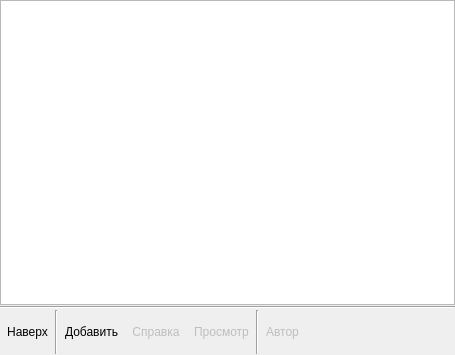
<?xml version="1.0" encoding="UTF-8"?>
<ui version="4.0">
 <class>TaskGroupView</class>
 <widget class="QWidget" name="TaskGroupView">
  <property name="geometry">
   <rect>
    <x>0</x>
    <y>0</y>
    <width>455</width>
    <height>355</height>
   </rect>
  </property>
  <property name="minimumSize">
   <size>
    <width>325</width>
    <height>0</height>
   </size>
  </property>
  <property name="windowTitle">
   <string>Form</string>
  </property>
  <layout class="QVBoxLayout" name="verticalLayout">
   <property name="spacing">
    <number>1</number>
   </property>
   <property name="margin">
    <number>0</number>
   </property>
   <item>
    <widget class="QTableWidget" name="tableWidget">
     <property name="verticalScrollMode">
      <enum>QAbstractItemView::ScrollPerPixel</enum>
     </property>
     <property name="horizontalScrollMode">
      <enum>QAbstractItemView::ScrollPerPixel</enum>
     </property>
     <property name="gridStyle">
      <enum>Qt::NoPen</enum>
     </property>
    </widget>
   </item>
   <item>
    <widget class="QFrame" name="frame">
     <property name="sizePolicy">
      <sizepolicy hsizetype="Preferred" vsizetype="Maximum">
       <horstretch>0</horstretch>
       <verstretch>0</verstretch>
      </sizepolicy>
     </property>
     <property name="frameShadow">
      <enum>QFrame::Raised</enum>
     </property>
     <layout class="QGridLayout" name="gridLayout">
      <property name="leftMargin">
       <number>0</number>
      </property>
      <property name="topMargin">
       <number>0</number>
      </property>
      <property name="rightMargin">
       <number>0</number>
      </property>
      <property name="bottomMargin">
       <number>1</number>
      </property>
      <property name="horizontalSpacing">
       <number>0</number>
      </property>
      <property name="verticalSpacing">
       <number>1</number>
      </property>
      <item row="0" column="0" colspan="11">
       <widget class="Line" name="line_2">
        <property name="orientation">
         <enum>Qt::Horizontal</enum>
        </property>
       </widget>
      </item>
      <item row="1" column="1">
       <widget class="QToolButton" name="tbtUpLevel">
        <property name="text">
         <string>Наверх</string>
        </property>
        <property name="icon">
         <iconset resource="../../../r.qrc">
          <normaloff>:/ico/view-refresh.png</normaloff>:/ico/view-refresh.png</iconset>
        </property>
        <property name="iconSize">
         <size>
          <width>24</width>
          <height>24</height>
         </size>
        </property>
        <property name="toolButtonStyle">
         <enum>Qt::ToolButtonTextUnderIcon</enum>
        </property>
        <property name="autoRaise">
         <bool>true</bool>
        </property>
       </widget>
      </item>
      <item row="1" column="10">
       <spacer name="horizontalSpacer_2">
        <property name="orientation">
         <enum>Qt::Horizontal</enum>
        </property>
        <property name="sizeHint" stdset="0">
         <size>
          <width>473</width>
          <height>44</height>
         </size>
        </property>
       </spacer>
      </item>
      <item row="1" column="4">
       <widget class="QToolButton" name="tbtHelp">
        <property name="enabled">
         <bool>false</bool>
        </property>
        <property name="text">
         <string>Справка</string>
        </property>
        <property name="icon">
         <iconset resource="../../../r.qrc">
          <normaloff>:/ico/address-book-new.png</normaloff>:/ico/address-book-new.png</iconset>
        </property>
        <property name="iconSize">
         <size>
          <width>24</width>
          <height>24</height>
         </size>
        </property>
        <property name="toolButtonStyle">
         <enum>Qt::ToolButtonTextUnderIcon</enum>
        </property>
        <property name="autoRaise">
         <bool>true</bool>
        </property>
       </widget>
      </item>
      <item row="1" column="2">
       <widget class="Line" name="line_8">
        <property name="orientation">
         <enum>Qt::Vertical</enum>
        </property>
       </widget>
      </item>
      <item row="1" column="5">
       <widget class="QToolButton" name="tbtTry">
        <property name="enabled">
         <bool>false</bool>
        </property>
        <property name="text">
         <string>Просмотр</string>
        </property>
        <property name="icon">
         <iconset resource="../../../r.qrc">
          <normaloff>:/ico/edit-find.png</normaloff>:/ico/edit-find.png</iconset>
        </property>
        <property name="iconSize">
         <size>
          <width>24</width>
          <height>24</height>
         </size>
        </property>
        <property name="toolButtonStyle">
         <enum>Qt::ToolButtonTextUnderIcon</enum>
        </property>
        <property name="autoRaise">
         <bool>true</bool>
        </property>
       </widget>
      </item>
      <item row="1" column="8">
       <widget class="QToolButton" name="tbtAbout">
        <property name="enabled">
         <bool>false</bool>
        </property>
        <property name="text">
         <string>Автор</string>
        </property>
        <property name="icon">
         <iconset resource="../../../r.qrc">
          <normaloff>:/ico/centrejust.png</normaloff>:/ico/centrejust.png</iconset>
        </property>
        <property name="iconSize">
         <size>
          <width>24</width>
          <height>24</height>
         </size>
        </property>
        <property name="toolButtonStyle">
         <enum>Qt::ToolButtonTextUnderIcon</enum>
        </property>
        <property name="autoRaise">
         <bool>true</bool>
        </property>
       </widget>
      </item>
      <item row="1" column="3">
       <widget class="QToolButton" name="tbtAddSelected">
        <property name="text">
         <string>Добавить</string>
        </property>
        <property name="icon">
         <iconset resource="../../../r.qrc">
          <normaloff>:/ico/add.png</normaloff>:/ico/add.png</iconset>
        </property>
        <property name="iconSize">
         <size>
          <width>24</width>
          <height>24</height>
         </size>
        </property>
        <property name="toolButtonStyle">
         <enum>Qt::ToolButtonTextUnderIcon</enum>
        </property>
        <property name="autoRaise">
         <bool>true</bool>
        </property>
       </widget>
      </item>
      <item row="1" column="7">
       <widget class="Line" name="line_7">
        <property name="orientation">
         <enum>Qt::Vertical</enum>
        </property>
       </widget>
      </item>
     </layout>
    </widget>
   </item>
  </layout>
 </widget>
 <resources>
  <include location="../../../r.qrc"/>
 </resources>
 <connections/>
</ui>
